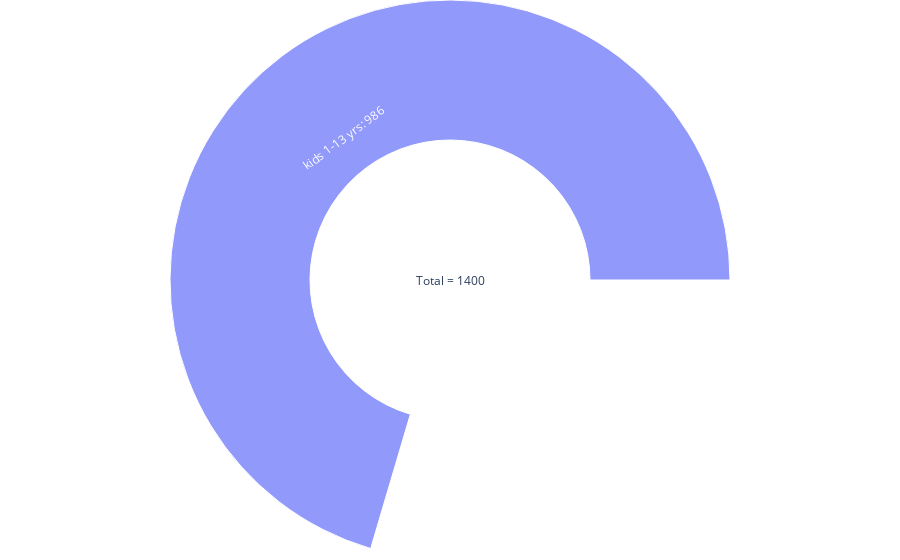

Here is the notebook cell this chart was saved with:
### Code cell
fig =go.Figure(go.Sunburst(
    labels=[ "Total = 1400", "kids 1-13 yrs: 986"],
    parents=["",    "Total = 1400" ],
    values=[  1400,    986],
    branchvalues="total",
    uirevision = "#EE7C04"
))
fig.update_layout(margin = dict(t=0, l=0, r=0, b=0))

fig.show()

### Figure 1 — Plotly figure (JSON) as saved in the notebook; plotly's stock layout.template omitted (floating-point values rounded to 4 significant figures)
{"data": [{"branchvalues": "total", "labels": ["Total = 1400", "kids 1-13 yrs: 986"], "parents": ["", "Total = 1400"], "type": "sunburst", "uirevision": "#EE7C04", "values": [1400, 986]}], "layout": {"margin": {"b": 0, "l": 0, "r": 0, "t": 0}}}
